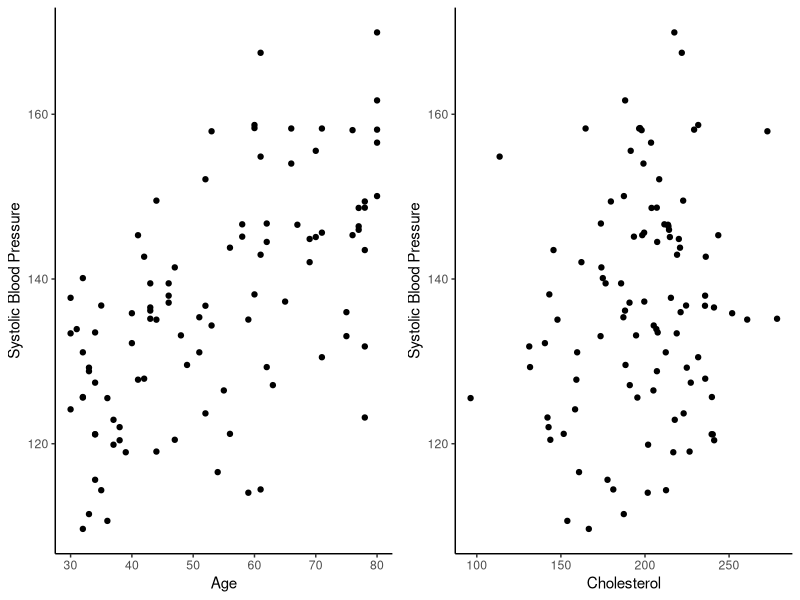

Recreate this plot in R.
## ---- chunk 1
library(caret)
library(ggplot2)
library(dplyr)
## ---- chunk 2
# Setting the seed so that results are reproducible
set.seed(13)

# Creating data set
# Creating patients
n <- 100

# Creating age and cholesterol data
age <- sample(30:80, n, replace = TRUE)
cholesterol <- rnorm(n, mean = 200, sd = 30)

# Creating true coefficients
intercept <- 90
age_coef <- 0.5
cholesterol_coef <- 0.1

# Generating error term
error <- rnorm(n, mean = 0, sd = 10)

# Generating response variable
systolic_bp <- intercept + age_coef * age + cholesterol_coef * cholesterol + error

# Creating data frame
bp_data <- data.frame(age = age, cholesterol = cholesterol, systolic_bp = systolic_bp)
## ---- chunk 3
# Visualizing the relationship between features of the data set
P1 <- ggplot(bp_data, aes(age, systolic_bp)) +
  geom_point() +
  theme_classic() +
  xlab("Age") +
  ylab("Systolic Blood Pressure")

P2 <- ggplot(bp_data, aes(cholesterol, systolic_bp)) +
  geom_point() +
  theme_classic() +
  xlab("Cholesterol") +
  ylab("Systolic Blood Pressure")

gridExtra::grid.arrange(P1,P2, nrow = 1)
